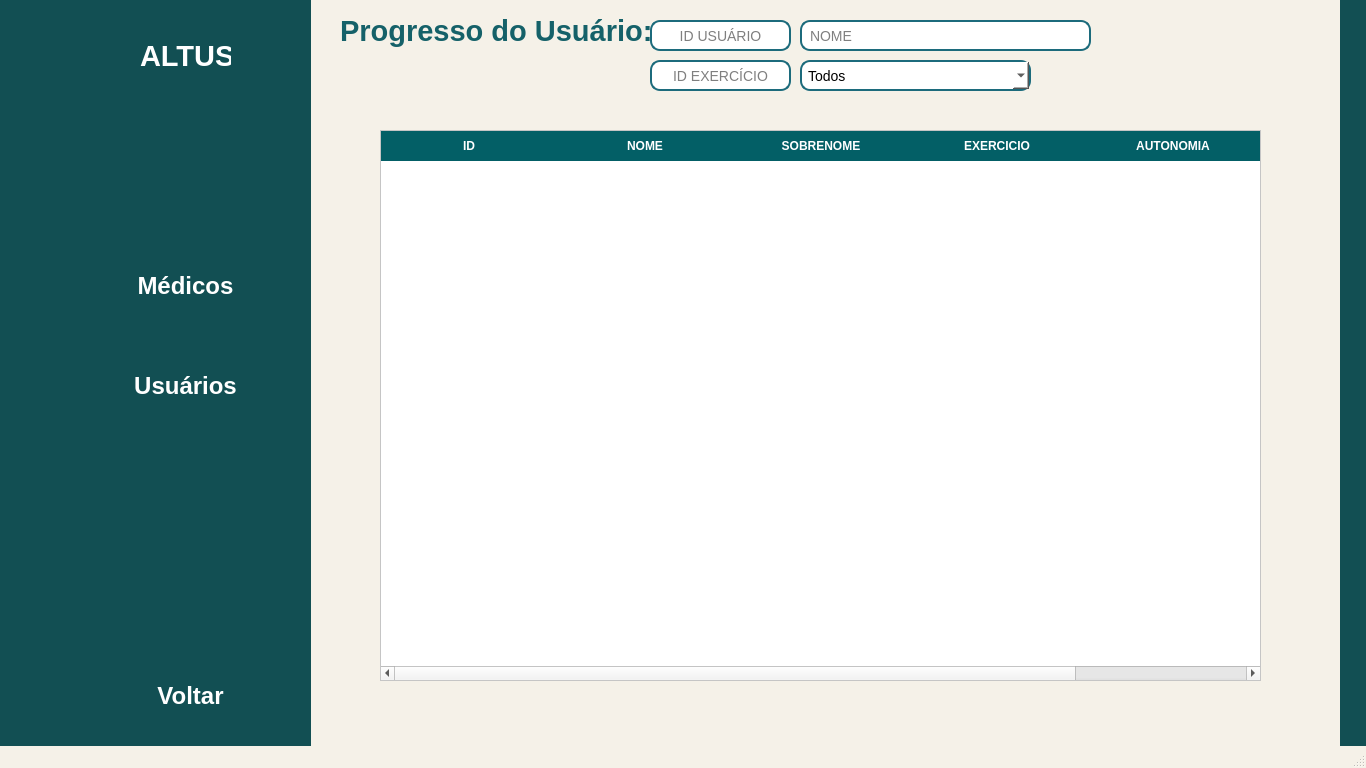
<?xml version="1.0" encoding="UTF-8"?>
<ui version="4.0">
 <class>MainWindow</class>
 <widget class="QMainWindow" name="MainWindow">
  <property name="geometry">
   <rect>
    <x>0</x>
    <y>0</y>
    <width>1366</width>
    <height>768</height>
   </rect>
  </property>
  <property name="minimumSize">
   <size>
    <width>1366</width>
    <height>768</height>
   </size>
  </property>
  <property name="maximumSize">
   <size>
    <width>1366</width>
    <height>768</height>
   </size>
  </property>
  <property name="windowTitle">
   <string>MainWindow</string>
  </property>
  <property name="styleSheet">
   <string notr="true">QMainWindow{
background-color:#f5f1e8;
}
QLineEdit,QComboBox {
    border: 2px solid #1c6b7c;
    border-radius: 10px;
    padding: 6px;
    background-color: #ffffff;
    font-size: 14px;
}

QLineEdit:focus {
    border: 2px solid #209eb0;
    background-color: #ffffff;
}

QPushButton {
    background-color: #6fa6a1;
    color: white;
    font-weight: bold;
    border: none;
    border-radius: 15px;
    padding: 8px 20px;
}

QPushButton:hover {
    background-color: #5c938d;
}

QPushButton:pressed {
    background-color: #4b7d78;
}

QLabel, QCheckBox{
 color: #156169;
}
label_fundo{
background-color: #00000;
}

  
</string>
  </property>
  <widget class="QWidget" name="centralwidget">
   <widget class="QLabel" name="label_25">
    <property name="geometry">
     <rect>
      <x>340</x>
      <y>10</y>
      <width>331</width>
      <height>41</height>
     </rect>
    </property>
    <property name="palette">
     <palette>
      <active>
       <colorrole role="WindowText">
        <brush brushstyle="SolidPattern">
         <color alpha="255">
          <red>21</red>
          <green>97</green>
          <blue>105</blue>
         </color>
        </brush>
       </colorrole>
       <colorrole role="Text">
        <brush brushstyle="SolidPattern">
         <color alpha="255">
          <red>21</red>
          <green>97</green>
          <blue>105</blue>
         </color>
        </brush>
       </colorrole>
       <colorrole role="ButtonText">
        <brush brushstyle="SolidPattern">
         <color alpha="255">
          <red>21</red>
          <green>97</green>
          <blue>105</blue>
         </color>
        </brush>
       </colorrole>
      </active>
      <inactive>
       <colorrole role="WindowText">
        <brush brushstyle="SolidPattern">
         <color alpha="255">
          <red>21</red>
          <green>97</green>
          <blue>105</blue>
         </color>
        </brush>
       </colorrole>
       <colorrole role="Text">
        <brush brushstyle="SolidPattern">
         <color alpha="255">
          <red>21</red>
          <green>97</green>
          <blue>105</blue>
         </color>
        </brush>
       </colorrole>
       <colorrole role="ButtonText">
        <brush brushstyle="SolidPattern">
         <color alpha="255">
          <red>21</red>
          <green>97</green>
          <blue>105</blue>
         </color>
        </brush>
       </colorrole>
      </inactive>
      <disabled>
       <colorrole role="WindowText">
        <brush brushstyle="SolidPattern">
         <color alpha="255">
          <red>21</red>
          <green>97</green>
          <blue>105</blue>
         </color>
        </brush>
       </colorrole>
       <colorrole role="Text">
        <brush brushstyle="SolidPattern">
         <color alpha="255">
          <red>21</red>
          <green>97</green>
          <blue>105</blue>
         </color>
        </brush>
       </colorrole>
       <colorrole role="ButtonText">
        <brush brushstyle="SolidPattern">
         <color alpha="255">
          <red>21</red>
          <green>97</green>
          <blue>105</blue>
         </color>
        </brush>
       </colorrole>
      </disabled>
     </palette>
    </property>
    <property name="font">
     <font>
      <family>Nirmala UI</family>
      <pointsize>22</pointsize>
      <weight>75</weight>
      <bold>true</bold>
     </font>
    </property>
    <property name="styleSheet">
     <string notr="true"/>
    </property>
    <property name="text">
     <string>Progresso do Usuário:</string>
    </property>
   </widget>
   <widget class="QLineEdit" name="txt_id_user">
    <property name="geometry">
     <rect>
      <x>650</x>
      <y>20</y>
      <width>141</width>
      <height>31</height>
     </rect>
    </property>
    <property name="styleSheet">
     <string notr="true"/>
    </property>
    <property name="text">
     <string/>
    </property>
    <property name="alignment">
     <set>Qt::AlignCenter</set>
    </property>
    <property name="readOnly">
     <bool>false</bool>
    </property>
    <property name="placeholderText">
     <string>ID USUÁRIO</string>
    </property>
    <property name="cursorMoveStyle">
     <enum>Qt::LogicalMoveStyle</enum>
    </property>
   </widget>
   <widget class="QTableWidget" name="tb_progresso">
    <property name="geometry">
     <rect>
      <x>380</x>
      <y>130</y>
      <width>881</width>
      <height>551</height>
     </rect>
    </property>
    <property name="styleSheet">
     <string notr="true">   QHeaderView::section {
        background-color: #035F66;
        color: white;
        font-weight: bold;
        padding: 5px;
        border: 1px solid #035F66;
    }

    QTableWidget {
        background-color: #ffffff;
        alternate-background-color: #e6e6e6;
        gridline-color: #009999;
        font-size: 13px;
    }

    QTableWidget::item {
        padding: 8px;
        border: 1px solid #ccc;
    }

    QTableWidget::item:selected {
        background-color: #aad4d4;
        color: black;
    }
</string>
    </property>
    <property name="editTriggers">
     <set>QAbstractItemView::NoEditTriggers</set>
    </property>
    <property name="alternatingRowColors">
     <bool>true</bool>
    </property>
    <property name="selectionBehavior">
     <enum>QAbstractItemView::SelectRows</enum>
    </property>
    <property name="sortingEnabled">
     <bool>true</bool>
    </property>
    <property name="columnCount">
     <number>5</number>
    </property>
    <attribute name="horizontalHeaderDefaultSectionSize">
     <number>176</number>
    </attribute>
    <attribute name="verticalHeaderShowSortIndicator" stdset="0">
     <bool>false</bool>
    </attribute>
    <attribute name="verticalHeaderStretchLastSection">
     <bool>false</bool>
    </attribute>
    <column>
     <property name="text">
      <string>ID</string>
     </property>
    </column>
    <column>
     <property name="text">
      <string>NOME</string>
     </property>
    </column>
    <column>
     <property name="text">
      <string>SOBRENOME</string>
     </property>
    </column>
    <column>
     <property name="text">
      <string>EXERCICIO</string>
     </property>
    </column>
    <column>
     <property name="text">
      <string>AUTONOMIA</string>
     </property>
    </column>
   </widget>
   <widget class="QPushButton" name="btn_pesquisar">
    <property name="geometry">
     <rect>
      <x>1010</x>
      <y>50</y>
      <width>101</width>
      <height>51</height>
     </rect>
    </property>
    <property name="styleSheet">
     <string notr="true">QPushButton {
    border: none;
    background-color: transparent;
    qproperty-iconSize: 20px;
}</string>
    </property>
    <property name="text">
     <string/>
    </property>
    <property name="icon">
     <iconset>
      <normaloff>icones/pesquisar.png</normaloff>icones/pesquisar.png</iconset>
    </property>
   </widget>
   <widget class="QPushButton" name="btn_usuarios">
    <property name="geometry">
     <rect>
      <x>90</x>
      <y>350</y>
      <width>191</width>
      <height>71</height>
     </rect>
    </property>
    <property name="font">
     <font>
      <pointsize>-1</pointsize>
      <weight>75</weight>
      <bold>true</bold>
     </font>
    </property>
    <property name="styleSheet">
     <string notr="true">QPushButton {
    background-color: #124F53;
    color: white;
    border: none;
    border-radius: 15px;
    padding: 15px 40px;
    font-weight: bold;
    font-size: 24px;
}

QPushButton:hover {
    background-color: #2C6A70;
}

QPushButton:pressed {
    background-color: #b71c1c;
}
</string>
    </property>
    <property name="text">
     <string>Usuários</string>
    </property>
   </widget>
   <widget class="QPushButton" name="btn_usuarios2">
    <property name="geometry">
     <rect>
      <x>0</x>
      <y>350</y>
      <width>71</width>
      <height>71</height>
     </rect>
    </property>
    <property name="styleSheet">
     <string notr="true">QPushButton {
    background-color: transparent;
    border: none;
    color: white;
    font: bold 14px 'Segoe UI';
    text-align: left;
    padding: 10px;
}
QPushButton:hover {
    color: #cce7f0;
}</string>
    </property>
    <property name="text">
     <string/>
    </property>
    <property name="icon">
     <iconset>
      <normaloff>icones/perfil-de-usuario (1).png</normaloff>icones/perfil-de-usuario (1).png</iconset>
    </property>
    <property name="iconSize">
     <size>
      <width>64</width>
      <height>64</height>
     </size>
    </property>
   </widget>
   <widget class="QLabel" name="label">
    <property name="geometry">
     <rect>
      <x>0</x>
      <y>0</y>
      <width>311</width>
      <height>781</height>
     </rect>
    </property>
    <property name="styleSheet">
     <string notr="true">background-color: #124F53
 ;</string>
    </property>
    <property name="text">
     <string/>
    </property>
   </widget>
   <widget class="QPushButton" name="btn_medicos2">
    <property name="geometry">
     <rect>
      <x>0</x>
      <y>250</y>
      <width>81</width>
      <height>71</height>
     </rect>
    </property>
    <property name="styleSheet">
     <string notr="true">QPushButton {
    background-color: transparent;
    border: none;
    color: white;
    font: bold 14px 'Segoe UI';
    text-align: left;
    padding: 10px;
}
QPushButton:hover {
    color: #cce7f0;
}</string>
    </property>
    <property name="text">
     <string/>
    </property>
    <property name="icon">
     <iconset>
      <normaloff>icones/medico (1).png</normaloff>icones/medico (1).png</iconset>
    </property>
    <property name="iconSize">
     <size>
      <width>64</width>
      <height>64</height>
     </size>
    </property>
    <property name="autoRepeatInterval">
     <number>98</number>
    </property>
   </widget>
   <widget class="QPushButton" name="btn_voltar">
    <property name="geometry">
     <rect>
      <x>10</x>
      <y>660</y>
      <width>81</width>
      <height>71</height>
     </rect>
    </property>
    <property name="styleSheet">
     <string notr="true">QPushButton {
    background-color: transparent;
    border: none;
    color: white;
    font: bold 14px 'Segoe UI';
    text-align: left;
    padding: 10px;
}
QPushButton:hover {
    color: #cce7f0;
}</string>
    </property>
    <property name="text">
     <string/>
    </property>
    <property name="icon">
     <iconset>
      <normaloff>icones/voltar.png</normaloff>icones/voltar.png</iconset>
    </property>
    <property name="iconSize">
     <size>
      <width>64</width>
      <height>64</height>
     </size>
    </property>
    <property name="checkable">
     <bool>false</bool>
    </property>
   </widget>
   <widget class="QPushButton" name="btn_sair">
    <property name="geometry">
     <rect>
      <x>110</x>
      <y>660</y>
      <width>161</width>
      <height>71</height>
     </rect>
    </property>
    <property name="font">
     <font>
      <pointsize>-1</pointsize>
      <weight>75</weight>
      <bold>true</bold>
     </font>
    </property>
    <property name="styleSheet">
     <string notr="true">QPushButton#btn_sair {
    background-color: #124F53;
    color: white;
    border: none;
    border-radius: 15px;
    padding: 15px 40px;
    font-weight: bold;
    font-size: 24px;
}

QPushButton#btn_sair:hover {
    background-color: #2C6A70;
}

QPushButton#btn_sair:pressed {
    background-color: #b71c1c;
}
</string>
    </property>
    <property name="text">
     <string>Voltar</string>
    </property>
   </widget>
   <widget class="QLabel" name="lbl_altus">
    <property name="geometry">
     <rect>
      <x>140</x>
      <y>20</y>
      <width>91</width>
      <height>71</height>
     </rect>
    </property>
    <property name="font">
     <font>
      <family>Nirmala UI</family>
      <pointsize>22</pointsize>
      <weight>75</weight>
      <bold>true</bold>
     </font>
    </property>
    <property name="styleSheet">
     <string notr="true">color:white
;</string>
    </property>
    <property name="text">
     <string>ALTUS</string>
    </property>
   </widget>
   <widget class="QPushButton" name="btn_medicos">
    <property name="geometry">
     <rect>
      <x>90</x>
      <y>250</y>
      <width>191</width>
      <height>71</height>
     </rect>
    </property>
    <property name="font">
     <font>
      <pointsize>-1</pointsize>
      <weight>75</weight>
      <bold>true</bold>
     </font>
    </property>
    <property name="styleSheet">
     <string notr="true">QPushButton {
    background-color: #124F53;
    color: white;
    border: none;
    border-radius: 15px;
    padding: 15px 40px;
    font-weight: bold;
    font-size: 24px;
}

QPushButton:hover {
    background-color: #2C6A70;
}

QPushButton:pressed {
    background-color: #b71c1c;
}
</string>
    </property>
    <property name="text">
     <string>Médicos</string>
    </property>
   </widget>
   <widget class="QLabel" name="label_2">
    <property name="geometry">
     <rect>
      <x>-30</x>
      <y>0</y>
      <width>191</width>
      <height>181</height>
     </rect>
    </property>
    <property name="text">
     <string/>
    </property>
    <property name="pixmap">
     <pixmap>icones/altus logo.png</pixmap>
    </property>
    <property name="scaledContents">
     <bool>true</bool>
    </property>
   </widget>
   <widget class="QLabel" name="label_7">
    <property name="geometry">
     <rect>
      <x>200</x>
      <y>-40</y>
      <width>1691</width>
      <height>911</height>
     </rect>
    </property>
    <property name="styleSheet">
     <string notr="true">background-color: #f5f1e8 ;</string>
    </property>
    <property name="text">
     <string/>
    </property>
   </widget>
   <widget class="QLabel" name="label_3">
    <property name="geometry">
     <rect>
      <x>1340</x>
      <y>0</y>
      <width>291</width>
      <height>781</height>
     </rect>
    </property>
    <property name="styleSheet">
     <string notr="true">background-color: #124F53
 ;</string>
    </property>
    <property name="text">
     <string/>
    </property>
   </widget>
   <widget class="QLineEdit" name="txt_nome">
    <property name="geometry">
     <rect>
      <x>800</x>
      <y>20</y>
      <width>291</width>
      <height>31</height>
     </rect>
    </property>
    <property name="styleSheet">
     <string notr="true"/>
    </property>
    <property name="placeholderText">
     <string>NOME</string>
    </property>
   </widget>
   <widget class="QLineEdit" name="txt_id_ex">
    <property name="geometry">
     <rect>
      <x>650</x>
      <y>60</y>
      <width>141</width>
      <height>31</height>
     </rect>
    </property>
    <property name="styleSheet">
     <string notr="true"/>
    </property>
    <property name="alignment">
     <set>Qt::AlignCenter</set>
    </property>
    <property name="placeholderText">
     <string>ID EXERCÍCIO</string>
    </property>
   </widget>
   <widget class="QComboBox" name="cmb_auto">
    <property name="geometry">
     <rect>
      <x>800</x>
      <y>60</y>
      <width>231</width>
      <height>31</height>
     </rect>
    </property>
    <property name="styleSheet">
     <string notr="true"/>
    </property>
    <property name="editable">
     <bool>false</bool>
    </property>
    <item>
     <property name="text">
      <string>Todos</string>
     </property>
    </item>
    <item>
     <property name="text">
      <string>Sozinho</string>
     </property>
    </item>
    <item>
     <property name="text">
      <string>Ajuda</string>
     </property>
    </item>
    <item>
     <property name="text">
      <string>Não-fez</string>
     </property>
    </item>
   </widget>
   <zorder>label_7</zorder>
   <zorder>label</zorder>
   <zorder>label_25</zorder>
   <zorder>txt_id_user</zorder>
   <zorder>tb_progresso</zorder>
   <zorder>btn_usuarios</zorder>
   <zorder>btn_usuarios2</zorder>
   <zorder>btn_medicos2</zorder>
   <zorder>btn_voltar</zorder>
   <zorder>btn_sair</zorder>
   <zorder>lbl_altus</zorder>
   <zorder>btn_medicos</zorder>
   <zorder>label_2</zorder>
   <zorder>label_3</zorder>
   <zorder>txt_nome</zorder>
   <zorder>txt_id_ex</zorder>
   <zorder>btn_pesquisar</zorder>
   <zorder>cmb_auto</zorder>
  </widget>
  <widget class="QStatusBar" name="statusbar"/>
 </widget>
 <resources/>
 <connections/>
</ui>
